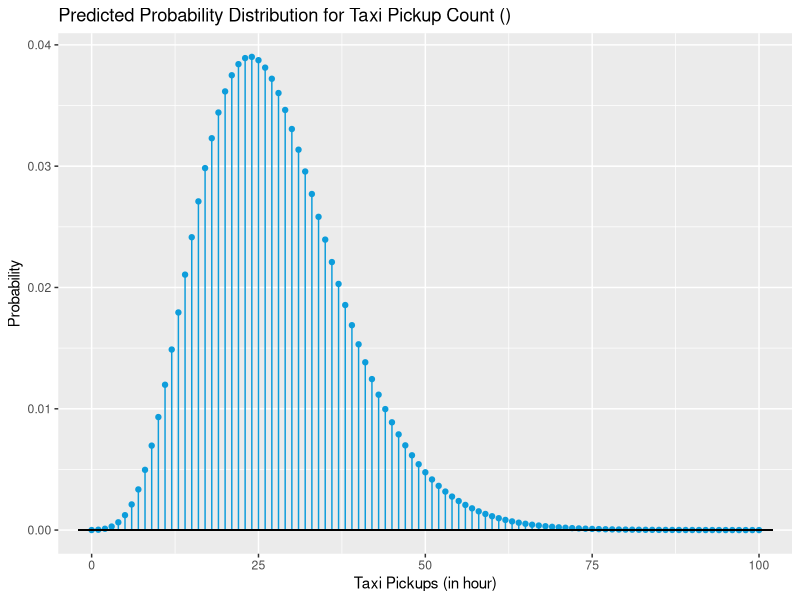

This figure's R source:
BBGblue = rgb(13,157,219, maxColorValue=255)
BBGgreen = rgb(77,170,80, maxColorValue=255)

stem.ggplot <- function(x,y,linecol=1,clinecol=1,main = ""){
## From  Ningshan Zhang
  require(ggplot2,quietly = T)
  if (missing(y)){
    y = x
    x = 1:length(x)
  }
  stemdata= data.frame(x,y)
  g = ggplot(stemdata,aes(x,y))+geom_point(col = linecol) + # points
    geom_segment(xend = x,yend = 0,col = linecol) + # vertical lines
      geom_segment(x = x[1]-2,xend = x[length(x)]+2,y=0,yend = 0,col = clinecol) +# horizontal lines
        labs(title = main)
  return(g)
### Demo
  library(gridExtra)
  x <- seq(0, 2*pi, by = 0.2)
  q1 = stem.ggplot(x,sin(x), main = 'Default style')
  q2 = stem.ggplot(x,sin(x), main='With MATLAB colors', linecol=4,clinecol=2)
  grid.arrange(q1,q2,nrow = 2 )
}

## Create hypothetical conditional probability distribution for number of taxicab pickups at a particular place in a particular one-hour time interval
x = 0:100
y = dpois(x, lambda=40, log=FALSE)
y = dnbinom(x, size=8.54, mu=27.48, log=FALSE)
p = stem.ggplot(x,y, linecol=BBGblue)
p = p + xlab("Taxi Pickups (in hour)")
p = p + ylab("Probability")
p = p + labs(title = "Predicted Probability Distribution for Taxi Pickup Count ()")
p
